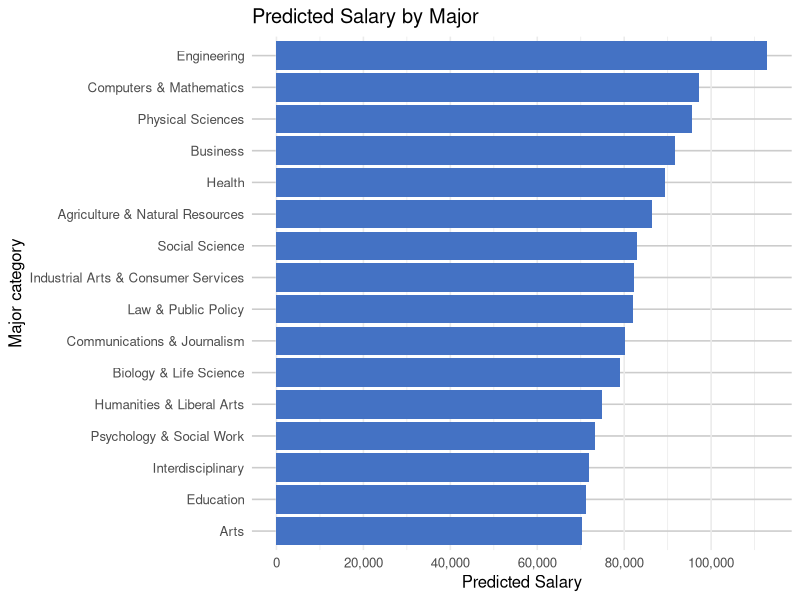
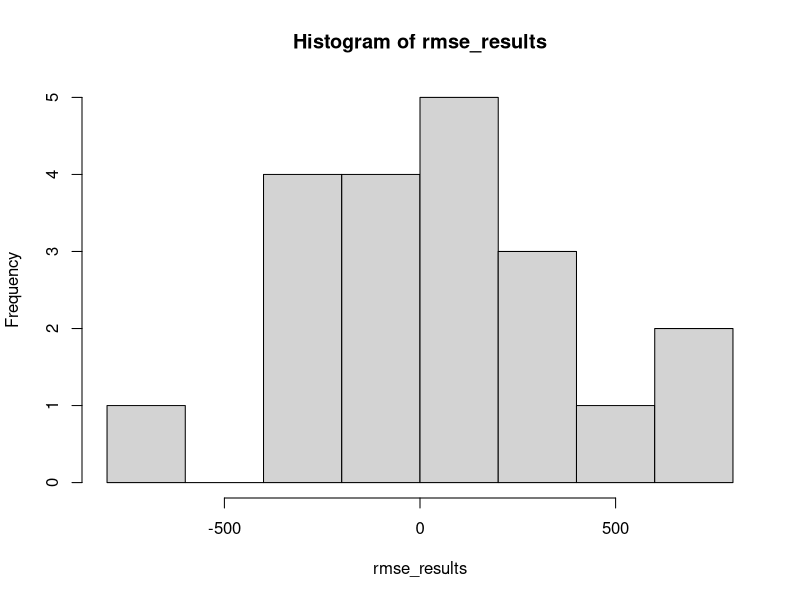
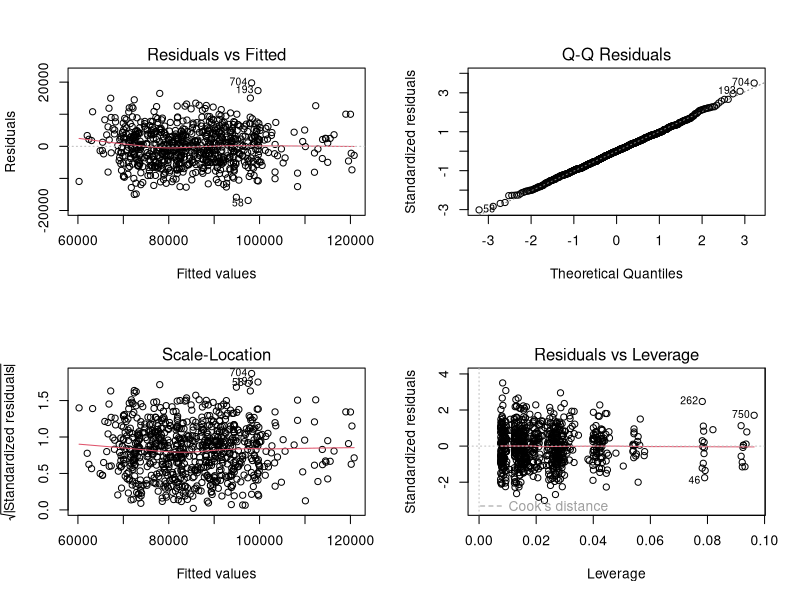

These charts were generated, in order, by the following R code:
## ---- chunk 1

#library for data cleaning and graphs

library(tidyverse)

## ---- chunk 2

# reading in data and creating factors
sal_df <- vroom::vroom("Salary.csv")

sal_df <- sal_df |>
  mutate(
    MajorCategory = factor(MajorCategory),
    Sex = factor(Sex)
  )

# creating a linear model. Salary predicted my Major, GPA and sex. No interaction
sal_lm<-lm(Salary~ .,sal_df)
#linear model that includes an interaction between GPA and MajorCategory
sal_lm_int_GPA_MAJ  <- lm(Salary ~ GPA * MajorCategory + Sex, data = sal_df)

head(sal_df)
## ---- chunk 3


# 1) Pull GPA beta (estimate) and p-value from the summary object
smry <- summary(sal_lm)
coef_mat <- smry$coefficients

gpa_estimate <- coef_mat["GPA", "Estimate"]
gpa_pvalue   <- coef_mat["GPA", "Pr(>|t|)"]

# 2) Confidence interval (default 95%)
gpa_ci <- confint(sal_lm, "GPA", level = 0.95)

# Print nicely
cat("GPA beta (Estimate):", round(gpa_estimate, 4), "\n")
cat("GPA p-value        :", signif(gpa_pvalue, 4), "\n")
cat("GPA 95% CI         : [",
    round(gpa_ci[1], 4), ", ", round(gpa_ci[2], 4), "]\n", sep = "")


## ---- chunk 4

# Recommended contrasts for Type III tests
options(contrasts = c("contr.sum", "contr.poly"))
library(car)
car::Anova(sal_lm_int_GPA_MAJ, type = 3)
## ---- chunk 5

# code to perform f-test between base lm, and an lm that doesn't include Major
print(anova(sal_lm, lm(Salary~ -MajorCategory,sal_df)))

# we see that major is significant, so now we view the summary of the model with major.
summary(sal_lm)

maj_df <- expand.grid(Sex = "F", GPA = 3.5, MajorCategory = unique(sal_df$MajorCategory))

maj_preds <- predict(sal_lm, new_data = as.data.frame(maj_df))

## ---- chunk 6

# make df for diff majors holding constant of female w/ 3.5 GPA
maj_df <- expand.grid(Sex = "F", GPA = 3.5, MajorCategory = unique(sal_df$MajorCategory))

# predict salaries for diff majors
maj_preds <- predict(sal_lm, newdata = maj_df)




## ---- chunk 7

# Ensure you used the correct arg for base R lm
maj_preds <- predict(sal_lm, newdata = maj_df, se.fit = TRUE)

# Bind predictions back to maj_df
plot_df <- maj_df %>%
  mutate(
    .pred = maj_preds$fit,
  ) %>%
  # Order majors by predicted value for a nicer chart
  mutate(MajorCategory = reorder(MajorCategory, .pred))

library(scales)

ggplot(plot_df, aes(x = MajorCategory, y = .pred)) +
  geom_col(fill = "#4472C4") +
  coord_flip() +  # if you prefer horizontal bars (often easier to read)
  scale_y_continuous(
    breaks = scales::breaks_pretty(n = 5),      # more ticks
    minor_breaks = waiver(),                     # add minor gridlines
    labels = label_number(big.mark = ",")        # or label_dollar() if these are $ values
    # e.g., labels = label_dollar(accuracy = 1)
  ) +
  theme_minimal(base_size = 12) +
  theme(
    panel.grid.minor.y = element_line(color = "grey85"),  # emphasize minor gridlines
    panel.grid.major.y = element_line(color = "grey80")
  ) +
  labs(x = "Major category", y = "Predicted Salary", title = "Predicted Salary by Major")
## ---- chunk 8
sal_lm_sex_major <- lm(
  Salary ~ GPA + Sex * MajorCategory,
  data = sal_df
)

summary(sal_lm_sex_major)

## ---- chunk 9

# linear model using all predictors and no interactions. As seen above, just defined again for clarity
sal_lm<-lm(Salary~ .,sal_df)

# linear model using all predictors and interactions found to be significant:
sal_interaction_lm <- lm(Salary ~ MajorCategory * Sex + MajorCategory * GPA, data = sal_df)



# par(mfrow = c(2,2))
# plot(sal_interaction_lm)

# function to perform k-fold cv for a single fold.
# take input of k, the kth fold
# calculates rmse for the models with and without interactions
# returns difference of rmse of the 2

cross_validate <- function(k){
  val_set <- sal_df |> filter(folds == k)
  train_set <- sal_df |> filter(folds != k)
  
  preds_1 <- predict.lm(lm(Salary ~ MajorCategory * Sex + MajorCategory * GPA, data = train_set),
            newdata = val_set)
  rmse_1 <- sqrt(mean((preds_1 - val_set[["Salary"]])^2))
  
  preds_2 <- predict.lm(lm(Salary ~ MajorCategory + Sex + GPA, data = train_set),
            newdata = val_set)
  rmse_2 <- sqrt(mean((preds_2 - val_set[["Salary"]])^2))
  
  rmse_1 - rmse_2
}

K <- 20

# randomly creates partitions for folds
folds <- rep(1:K, length = nrow(sal_df))|>
  sample()


rmse_results <- sapply(1:K, FUN = cross_validate)

# results of k-fold validation comparison
print(summary(rmse_results))
hist(rmse_results)



## ---- chunk 10

# function similar to above
#instead of finding difference, just calclates rmse for 1 and returns it
cross_validate_one <- function(k){
  val_set <- sal_df |> filter(folds == k)
  train_set <- sal_df |> filter(folds != k)
  
  preds <- predict.lm(lm(Salary ~ Sex + MajorCategory + GPA, data = train_set),
            newdata = val_set)
  sqrt(mean((preds - val_set[["Salary"]])^2))
}

K <- 20

# see above cell
folds <- rep(1:K, length = nrow(sal_df))|>
  sample()


rmse_results <- sapply(1:K, FUN = cross_validate_one)

# statistics from k_folds
print(sd(sal_df[["Salary"]]))
print(mean(rmse_results))
print(summary(rmse_results))
## ---- chunk 11
set.seed(545)

# randomly selecting a person from the df
pick <- sample(1:length(sal_df$Salary),1)

# gets explanatory variables for that person
info <- as.data.frame(sal_df)[pick,2:4]

#makes prediction for salary
prediction <- predict(sal_lm, info)

#prints explanatory variables, and also difference between prediciton and actual salary.
print(info)
print(prediction - sal_df$Salary[pick])
## ---- chunk 12

# creates a plot of various lm assumptions
par(mfrow = c(2,2))
plot(sal_lm)

